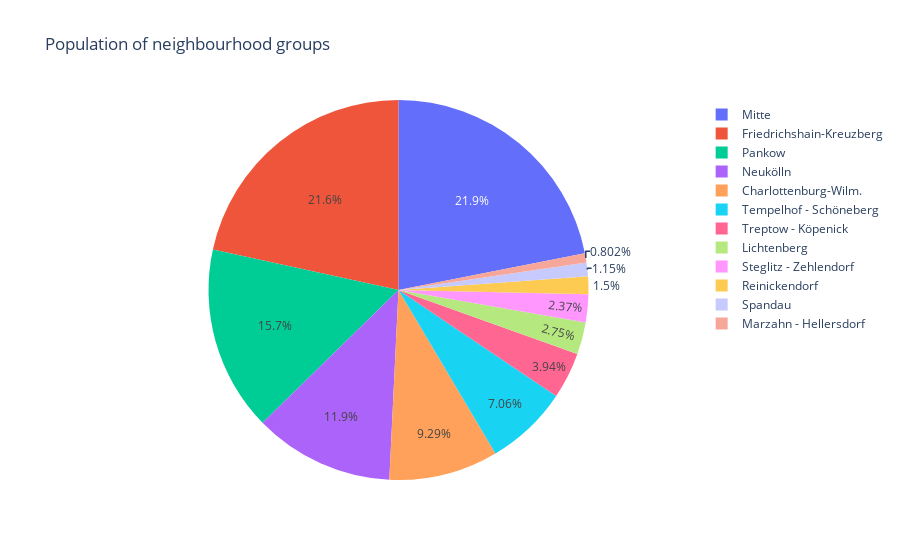

The notebook cell this image was saved under:
### Markdown cell above
### Geographical Analysis:
- What are the most popular neighborhoods for Airbnb listings in Berlin?
- How are the prices distributed across different neighborhoods?
- Is there any correlation between the latitude/longitude and the price of listings?

### Code cell
fig = px.pie(data, names='neighbourhood_group', title='Population of neighbourhood groups')

fig.show()

### Figure 1 — Plotly figure (JSON) as saved in the notebook; plotly's stock layout.template omitted (floating-point values rounded to 4 significant figures; data arrays with more than 128 entries replaced by an {"elided": "..."} marker saying what was removed)
{"data": [{"domain": {"x": [0, 1], "y": [0, 1]}, "hovertemplate": "neighbourhood_group=%{label}<extra></extra>", "labels": {"elided": "12472 str values"}, "legendgroup": "", "name": "", "showlegend": true, "type": "pie"}], "layout": {"legend": {"tracegroupgap": 0}, "title": {"text": "Population of neighbourhood groups"}}}
